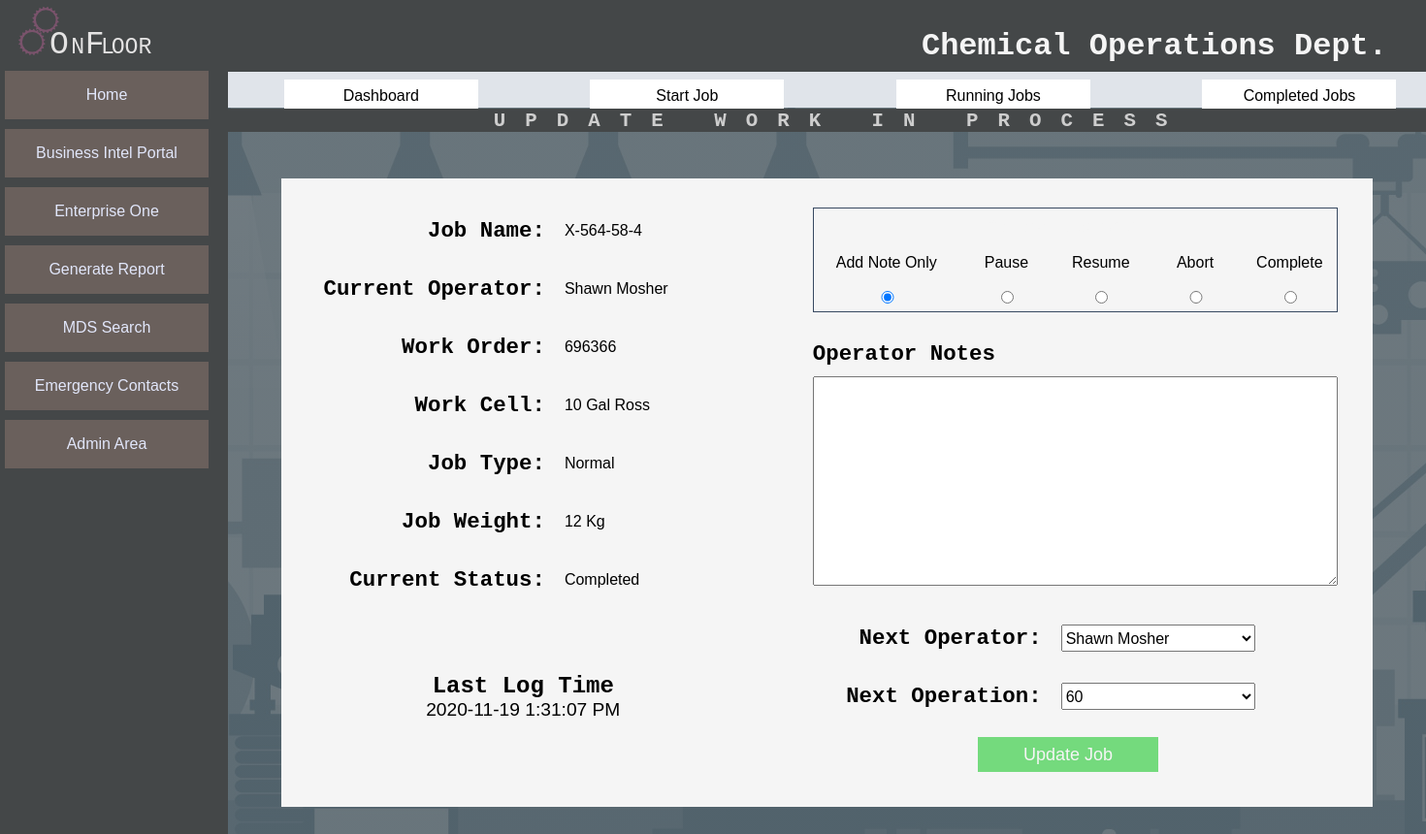
The app's page /update_job/136 with its own data.
### tables this page shows
CREATE TABLE `Job_Record` (
	`Job_ID` INTEGER NOT NULL PRIMARY KEY AUTOINCREMENT,
	`Job` TEXT,
	`Work_Order` TEXT,
	`Job_Weight`  INTEGER NOT NULL,
	`Work_Cell`  INTEGER NOT NULL,
	`Job_Type`  INTEGER NOT NULL,
	`Job_Status` INTEGER NOT NULL,
	`Start_Time` TEXT,
	`Notes` TEXT,
	`In-Process_Testing` INEGER,
	`Pre_Adjustment` INTEGER,
	`End_Time` TEXT,
	`Total_Operations` INTEGER,
	`Start_Date` TEXT,
	`End_Date` TEXT,
	`Last_Operation` INTEGER
);

CREATE TABLE `Work_Cells` (
	`Cell_ID` INTEGER NOT NULL PRIMARY KEY AUTOINCREMENT,
	`Cell` TEXT
);

CREATE TABLE `Job_Categories` (
	`Type_ID` INTEGER NOT NULL PRIMARY KEY AUTOINCREMENT,
	`Type` TEXT);

CREATE TABLE `Job_Status` (
	`Status_ID` INTEGER NOT NULL PRIMARY KEY AUTOINCREMENT,
	`Status` TEXT NOT NULL);

### app.py (the view)
@app.route("/update_job/<jobID>", methods=["GET", "POST"])
def updateJob(jobID):
    page = "UPDATE WORK IN PROCESS"
    oplist = DB.getActiveOperators()
    typeList = DB.getJobType()
    workcellList = DB.getWorkCells()
    result = DB.setUpdateForm(jobID)
    job = {
    'job ID': result[0][0],
    'job name': result[0][1],
    'work order': result[0][2],
    'cell': result[0][3],
    'cell ID': result[0][4],
    'status': result[0][5],
    'status ID': result[0][6],
     'type': result[0][7],
    'type ID': result[0][8],
    'weight': result[0][9],
    'activity ID' : result[0][10],
    'operator': result[0][11],
    'operator ID': result[0][12],
    'last op': result[0][13],
    'notes': result[0][14],
    'last activity': result[0][15],
    }
    errors = True
    if request.method == 'POST':
        errors = False
        if not request.form['action']:
            errors = True
        if not request.form['operator']:
            errors = True
        if not request.form['next-operation']:
            errors = True
        if not errors:
            now = datetime.now()
            time = now.strftime('%I:%M %p')
            date = now.strftime('%Y-%m-%d')
            dbNotes = job['notes']
            pageNotes = request.form['notes']
            OperatorID = request.form['operator']
            action = request.form['action']
            status = action
            if action == "7":
                status = 1
            if(util.textHasChanged(dbNotes,pageNotes)):
                alias = util.getUserAlias(OperatorID)
                notes = pageNotes
                addNote = util.appendTimeStamp(alias,notes)
            else:
                addNote = dbNotes
            details = {
                'jobID': job['job ID'],
                'status': status,
                'activity': action,
                'notes' : addNote,
                'time' : time,
                'date' : date,
                'operation' : request.form['next-operation'],
                'operator' : request.form['operator']
            }
            DB.logActivity(details)
            if not(request.form['action'] == '2') and not(request.form['action'] == '5'):
                time = ''
                date = ''
            DB.updateJobRecord(details)
        return redirect(url_for('index'))
    else:
        return render_template('update_job.html',job=job, oplist=oplist, page=page)
    return render_template('update_job.html',job=job, oplist=oplist, page=page)

### data/DB.py (called while the page is built)
def make_connection():
    connection_String = "C:\\Users\\sbish\\Desktop\\project x\\data\\JT_DATA.db" #home
    return sqlite3.connect(connection_String)

def end_connection(conn):
    conn.close()

def getActiveOperators():
    conn = make_connection()
    c = conn.cursor()
    SQL = Q.SelectActiveOperators()
    c.execute(SQL)
    items = c.fetchall()
    end_connection(conn)
    return items

def getWorkCells():
    conn = make_connection()
    c = conn.cursor()
    SQL = Q.SelectWorkCells()
    c.execute(SQL)
    items = c.fetchall()
    end_connection(conn)
    return items

def getJobType():
    conn = make_connection()
    c = conn.cursor()
    SQL = Q.SelectJobType()
    c.execute(SQL)
    items = c.fetchall()
    end_connection(conn)
    return items

def setUpdateForm(JobID):
    conn = make_connection()
    c = conn.cursor()
    SQL = Q.SelectJobToUpdate(JobID)
    c.execute(SQL)
    items = c.fetchall()
    end_connection(conn)
    return items

### data/SQL.py (called while the page is built)
def SelectJobType():
    SQL = "SELECT jc.Type_ID, jc.Type FROM Job_Categories jc; "
    return SQL

def SelectWorkCells():
    SQL = "SELECT wc.Cell_ID, wc.Cell FROM Work_Cells wc; "
    return SQL

def SelectActiveOperators():
    SQL = "SELECT o.Operator_ID, o.First_Name || ' ' || o.Last_Name AS [Name], ds.Shift, os.Status "
    SQL += "FROM Operators o "
    SQL += "JOIN Dept_Shifts ds ON ds.Shift_ID = o.Shift "
    SQL += "JOIN Operator_Status os ON os.Status_ID = o.Status "
    SQL += "WHERE os.Status NOT IN ('Inactive') "
    SQL += "ORDER BY ds.Shift, [Name]"
    return SQL

### templates/update_job.html (shortened to what this page needs)
{% extends "layout.html"%}
    {% block body%}
         <form class="content-row-update-job" action="" method="POST">
            <p class="update-label">Job Name:</p>
            <p class="update-label">Current Operator:</p>
            <p class="update-label">Work Order:</p>
            <p class="update-label">Work Cell:</p>
            <p class="update-label">Job Type:</p>
            <p class="update-label">Job Weight:</p>
            <p class="update-label">Current Status:</p>
            <div class="timestamp">
                <p style="font-weight: bold;">Last Log Time</p>
                <p>{{job['last activity']}}</p>
            </div>
            <p class="update-value">{{job['job name']}}</p>
            <p class="update-value">{{job['operator']}}</p>
            <p class="update-value">{{job['work order']}}</p>
            <p class="update-value">{{job['cell']}}</p>
            <p class="update-value">{{job['type']}}</p>
            <p class="update-value">{{job['weight']}} Kg</p>
            <p class="update-value">{{job['status']}}</p>
        <div class="radio-wrap">
            <h3 class="ckbx-heading">Select Operation</h3>
            <label for="add_note">Add Note Only</label>
            <label for="pause">Pause</label>
            <label for="resume">Resume</label>
            <label for="abort">Abort</label>
            <label for="complete">Complete</label>
            <input  type="radio" name="action" id="add_note" value="{{job['status ID']}}" checked/>
            <input  type="radio" name="action" id="pause" value="3"/>
            <input  type="radio" name="action" id="resume" value="7"/>
            <input  type="radio" name="action" id="abort" value="5"/>
            <input  type="radio" name="action" id="complete" value="2"/>
        </div>
        <div class="note-wrap-update">
            <label>Operator Notes</label>
            <textarea class="notes" name ='notes' autocomplete="off">{{job['notes']}}</textarea>
        </div>
        <label class="form-label-update">Next Operator: </label>
        <label class="form-label-update">Next Operation: </label>
        <select class="form-input"  name="operator">
            <option value="{{job['operator ID']}}" selected='selected'>{{job['operator']}}</option>
        </select>
        <select class="form-input"  name="next-operation">
            <option value="{{job['last op']}}">{{job['last op']}}</option>
        </select>
        <input id="update-submit"class="submit" type="submit" name="Start_new_job" value="Update Job">
    </form>
      {% endblock %}

### static/style.css (style rules this page uses)
*, *::before, *::after { box-sizing:border-box; }
h1, h2, h3, h4, h5, h6 { margin:0; font-size:inherit; font-weight:inherit; }
p { margin:0; }
html,body { margin: 0; height: 100%; background: linear-gradient( rgba(88, 100, 107, 0.85), rgba(88, 100, 107, 0.85) ), url(./images/factory_background.jpg); background-attachment:fixed; font-family: Verdana, Geneva, Tahoma, sans-serif; font-size: 16px; }
.submit { grid-area: sub; }
.ckbx-heading { grid-column: T; text-align: center; font-family: 'Courier New', Courier, monospace; font-weight: bold; font-size: 1.2em; }
.content-row-update-job { width: 1125px; justify-self: center; justify-content: center; align-items: center; background: #f5f5f5; display: grid; padding: 36px; grid-row-gap: 24px; grid-template-columns: repeat(12,1fr); grid-template-rows: repeat(10,36px); grid-template-areas: "l1 l1 l1 i1 i1 . cbu cbu cbu cbu cbu cbu" "l2 l2 l2 i2 i2 . cbu cbu cbu cbu cbu cbu" "l3 l3 l3 i3 i3 . nwu nwu nwu nwu nwu nwu" "l4 l4 l4 i4 i4 . nwu nwu nwu nwu nwu nwu" "l5 l5 l5 i5 i5 . nwu nwu nwu nwu nwu nwu" "l6 l6 l6 i6 i6 . nwu nwu nwu nwu nwu nwu" "l7 l7 l7 i7 i7 . nwu nwu nwu nwu nwu nwu" ". . . . . . l9 l9 l9 i9 i9 ." "l8 l8 l8 l8 l8 . l10 l10 l10 i10 i10 ." ". . . . . . . . sub sub . ." ; }
.content-row-update-job > :nth-child(1) { grid-area: l1; }
.content-row-update-job > :nth-child(2) { grid-area: l2; }
.content-row-update-job > :nth-child(3) { grid-area: l3; }
.content-row-update-job > :nth-child(4) { grid-area: l4; }
.content-row-update-job > :nth-child(5) { grid-area: l5; }
.content-row-update-job > :nth-child(6) { grid-area: l6; }
.content-row-update-job > :nth-child(7) { grid-area: l7; }
.content-row-update-job > :nth-child(8) { grid-area: l8; }
.content-row-update-job > :nth-child(9) { grid-area: i1; }
.content-row-update-job > :nth-child(10) { grid-area: i2; }
.content-row-update-job > :nth-child(11) { grid-area: i3; }
.content-row-update-job > :nth-child(12) { grid-area: i4; }
.content-row-update-job > :nth-child(13) { grid-area: i5; }
.content-row-update-job > :nth-child(14) { grid-area: i6; }
.content-row-update-job > :nth-child(15) { grid-area: i7; }
.content-row-update-job > :nth-child(18) { grid-area: l9; }
.content-row-update-job > :nth-child(19) { grid-area: l10; }
.content-row-update-job > :nth-child(20) { grid-area: i9; }
.content-row-update-job > :nth-child(21) { grid-area: i10; }
.content-row-update-job > :nth-child(22) { grid-area: sub; }
.radio-wrap { grid-area: cbu ; display: grid; height: 108px; grid-template-columns: 150px repeat(4,1fr); grid-template-rows: repeat(3,36); border: 1px solid #384961; justify-content: center; align-items: center; grid-template-areas: "rh rh rh rh rh" "l1 l2 l3 l4 l5" "r1 r2 r3 r4 r5"; text-align: center; }
.radio-wrap > :nth-child(1) { grid-area: rh; }
.radio-wrap > :nth-child(2) { grid-area: l1; }
.radio-wrap > :nth-child(3) { grid-area: l2; }
.radio-wrap > :nth-child(4) { grid-area: l3; }
.radio-wrap > :nth-child(5) { grid-area: l4; }
.radio-wrap > :nth-child(6) { grid-area: l5; }
.radio-wrap > :nth-child(7) { grid-area: r1; }
.radio-wrap > :nth-child(8) { grid-area: r2; }
.radio-wrap > :nth-child(9) { grid-area: r3; }
.radio-wrap > :nth-child(10) { grid-area: r4; }
.radio-wrap > :nth-child(11) { grid-area: r5; }
.note-wrap-update { display: flex; flex-direction: column; margin: 25px 0; height: 252px; grid-area: nwu; }
.note-wrap-update label { font-size: 1.4em; font-family: 'Courier New', Courier, monospace; font-weight: bold; }
.note-wrap-update textarea { margin-top: 10px; font-size: 1.2em; height: 220px; font-family: 'Courier New', Courier, monospace; }
.form-label-update { text-align: right; font-family: 'Courier New', Courier, monospace; font-weight: bold; font-size: 1.4em; padding-right: 20px; }
.content-row-update-job .form-input { min-width: 200px; height: 28px; font-size: 1em; }
#update-submit { height: 36px; border: none; background: #74da7d; color: #f5f5f5; font-size: 18px; }
.timestamp { display: flex; flex-direction: column; text-align: center; padding: 15px; border-radius: 15px; justify-content: space-between; }
.timestamp >:nth-child(1) { font-family: 'Courier New', Courier, monospace; font-weight: bold; font-size: 1.5em; }
.timestamp >:nth-child(2) { font-size: 1.2em; }
.update-label { text-align: right; font-family: 'Courier New', Courier, monospace; font-weight: bold; font-size: 1.4em; padding-right: 20px; }
.timestamp { grid-area: l8; justify-self: center; }
.dateSelect label, h3 { color: #f5f5f5; }

### records on screen
Job_Record: Job "X-564-58-4", Work_Order "696366"
Work_Cells: cell "10 Gal Ross"
Job_Categories: type "Normal"
Job_Status: status "Completed"

### other values on screen
{{ page }} "UPDATE WORK IN PROCESS"
{{ job['last activity'] }} "2020-11-19 1:31:07 PM"
{{ job['operator'] }} "Shawn Mosher"
{{ job['weight'] }} "12"
form field operator "Shawn Mosher"
form field next-operation "60"
